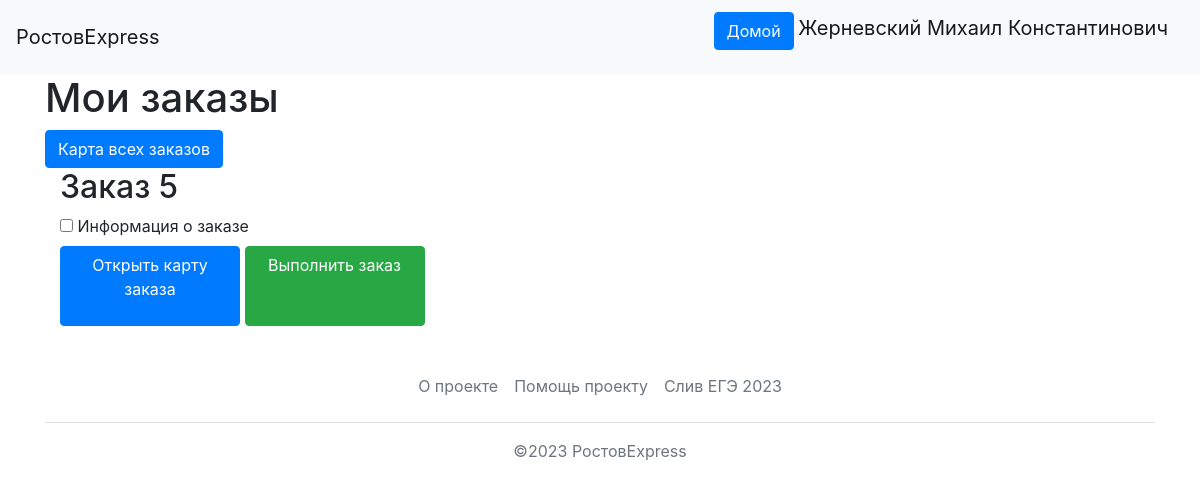
Page /orders/complete/list (signed in) on the earlier database version.
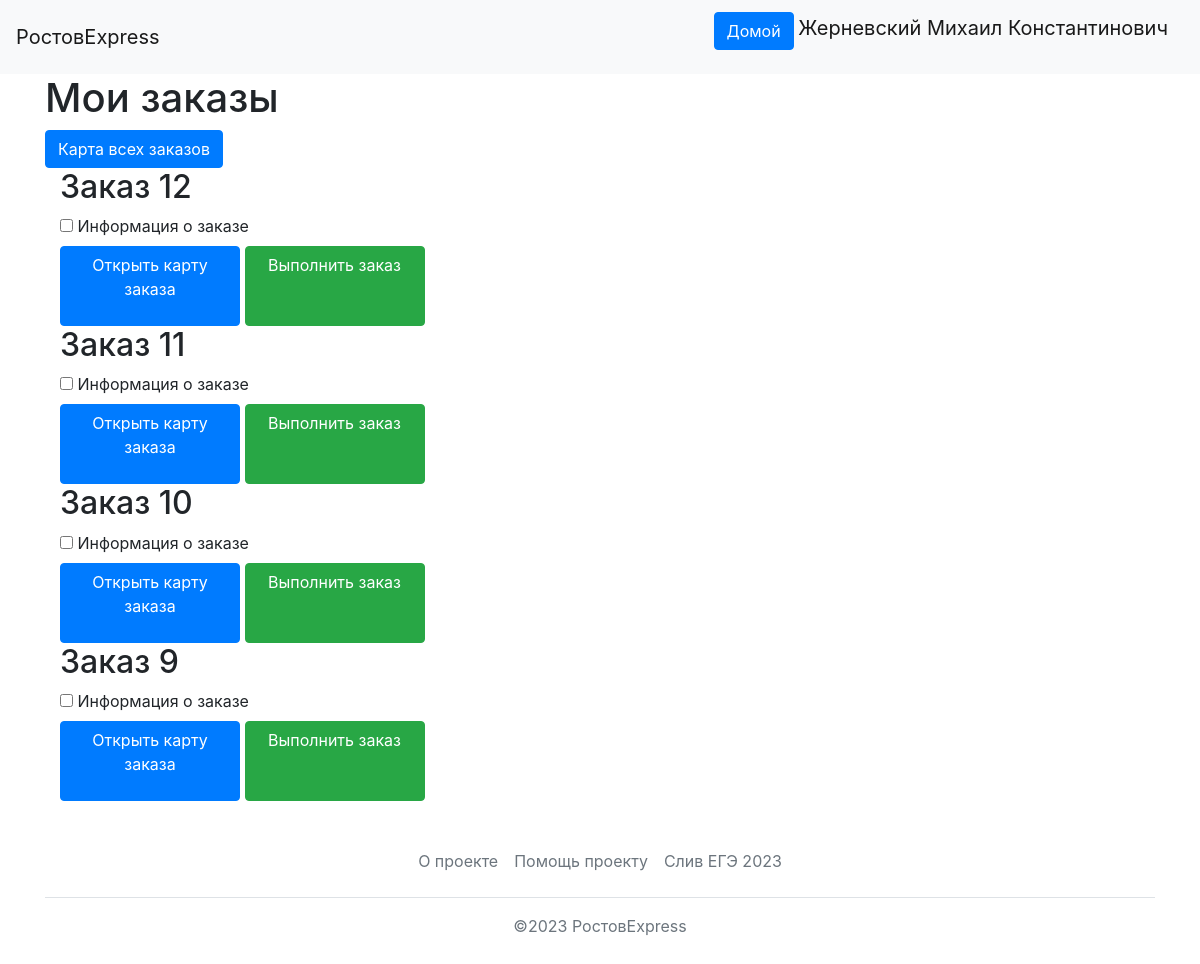
Same page on the later database version.
### data/orders.py (models this page shows)
class Order(SqlAlchemyBase):
    __tablename__ = 'orders'
    id = sqlalchemy.Column(sqlalchemy.Integer, primary_key=True)
    weight = sqlalchemy.Column(sqlalchemy.Float, nullable=True)
    region = sqlalchemy.Column(sqlalchemy.Integer, nullable=True)
    orders_courier = sqlalchemy.Column(sqlalchemy.Integer, sqlalchemy.ForeignKey('couriers.id'))
    user_id = sqlalchemy.Column(sqlalchemy.Integer, sqlalchemy.ForeignKey("users.id"))
    address = sqlalchemy.Column(sqlalchemy.String, nullable=True)
    complete_time = sqlalchemy.Column(sqlalchemy.String, nullable=True, default='')
    sqlalchemy.orm.relation('User')
    sqlalchemy.orm.relation('Courier')

### main.py (the view)
@app.route('/orders/complete/list', methods=['POST', 'GET'])
@login_required
def list_orders():
    if current_user.user_type < 2:
        return redirect('/')
    courier_id = current_user.c_id
    db_sess = db_session.create_session()
    orders = db_sess.query(Order).filter(Order.orders_courier == courier_id).filter(Order.complete_time == '').all()
    items = collect_info_about_orders(orders, db_sess)
    items.reverse()
    return render_template('uncompleted_orders.html', title='Несделанные заказы', items=items)

### data/db_session.py (called while the page is built)
def create_session() -> Session:
    global __factory
    return __factory()

### main.py (called while the page is built)
def collect_info_about_orders(orders: list[Order], db_sess: db_session.Session, ) -> list[tuple[Order, str, str, str]]:
    delivery_hours = [db_sess.query(DH).filter(DH.order_id == order.id).all()[0] for order in orders]
    courier_names = []
    client_names = []
    for order in orders:
        list_of_couriers = db_sess.query(User).filter(User.c_id == order.orders_courier).all()
        if list_of_couriers:
            courier_names.append(f"{list_of_couriers[0].name}, телефон: {list_of_couriers[0].phone_number}")
        else:
            courier_names.append("Пока что нет курьера")
        client = db_sess.query(User).filter(User.id == order.user_id).first()
        client_names.append(client.name + ", " + client.phone_number)
    items = list(zip(orders, delivery_hours, courier_names, client_names))
    return items

@login_manager.user_loader
def load_user(user_id):
    db_sess = db_session.create_session()
    return db_sess.query(User).get(user_id)

### templates/uncompleted_orders.html (shortened to what this page needs)
{% extends "base.html" %}
{% block content %}
    <h1>Мои заказы</h1>
    <a class="btn btn-primary " href="/orders/complete/map">Карта всех заказов</a>
    {% for item in items %}
        <div class="container">
            <h2>Заказ {{ item[0].id }}</h2>
            <div>
                <input type="checkbox" id="view_info{{ item[0].id }}"
                       onclick="myFunction(view_info{{ item[0].id }}.id, order_info{{ item[0].id }}.id)">
                <label for="view_info_+{{ item[0].id }}">Информация о заказе</label>
            </div>
            <a class="btn btn-primary" style="width: 180px; height:80px" href="/orders/view/{{ item[0].id }}">Открыть
                карту заказа</a>
            <a class="btn btn-success" style="width: 180px; height:80px" href="/orders/complete/{{ item[0].id }}">Выполнить
                заказ</a>
        </div>
    {% endfor %}
{% endblock %}

Differences in the rows shown:
no longer on this page (row edited): Order: id "5"
added Order: id "12"
added Order: id "11"
added Order: id "10"
added Order: id "9"
